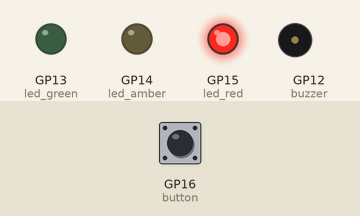
Simulated run of this program. Board: Raspberry Pi Pico running MicroPython. Shown: output pins drawn as LEDs (lit = HIGH), buzzer (waves = sounding, pin HIGH). Inputs (shaded band) come from the test bench; at power-on: GP16 (button) HIGH.

Above: at 1.2 s.
1.3 s: GP16 (button) pulled LOW for 0.15 s
At 6.3 s:
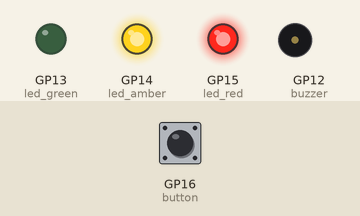
At 7.8 s:
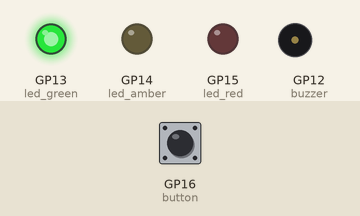
Timing chart, 0 to 23.3 s (numbered marks = the images above; inputs shaded):
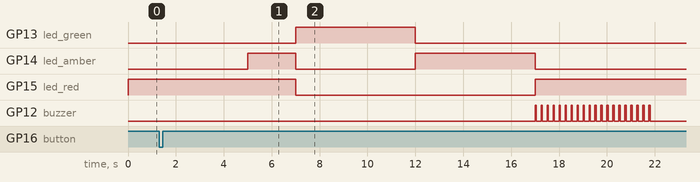

Measured:
- after the input at 1.3 s, GP13 (led_green): goes on until 12.0 s, then stays LOW; GP14 (led_amber): goes on until 17.0 s, then stays LOW; GP15 (led_red): goes on until 17.0 s, then stays HIGH; GP12 (buzzer): alternates HIGH for 0.05 s and LOW for 0.20 s, 40 changes in all, then stays LOW, starting after 15.7 s

The program:

Traffic_Lights.py
```python
import machine
import time

led_red = machine.Pin(15, machine.Pin.OUT)
led_amber = machine.Pin(14, machine.Pin.OUT)
led_green = machine.Pin(13, machine.Pin.OUT)
button = machine.Pin(16, machine.Pin.IN, machine.Pin.PULL_UP)
buzzer = machine.Pin(12, machine.Pin.OUT)

button_pressed = False

def btn_handler(pin):
    global button_pressed
    if not button_pressed:
        button_pressed = True

button.irq(trigger=machine.Pin.IRQ_FALLING, handler=btn_handler)

while True:
    if button_pressed == True:
        led_red.value(1)
        for i in range(20):
            buzzer.value(1)
            time.sleep(0.05)
            buzzer.value(0)
            time.sleep(0.2)
        button_pressed = False
    led_red.value(1)
    time.sleep(5)
    led_amber.value(1)
    time.sleep(2)
    led_red.value(0)
    led_amber.value(0)
    led_green.value(1)
    time.sleep(5)
    led_green.value(0)
    led_amber.value(1)
    time.sleep(5)
    led_amber.value(0)
```
